Frame 1 (no input): blank canvas, image omitted
Frame 60 (no input): blank canvas, image omitted
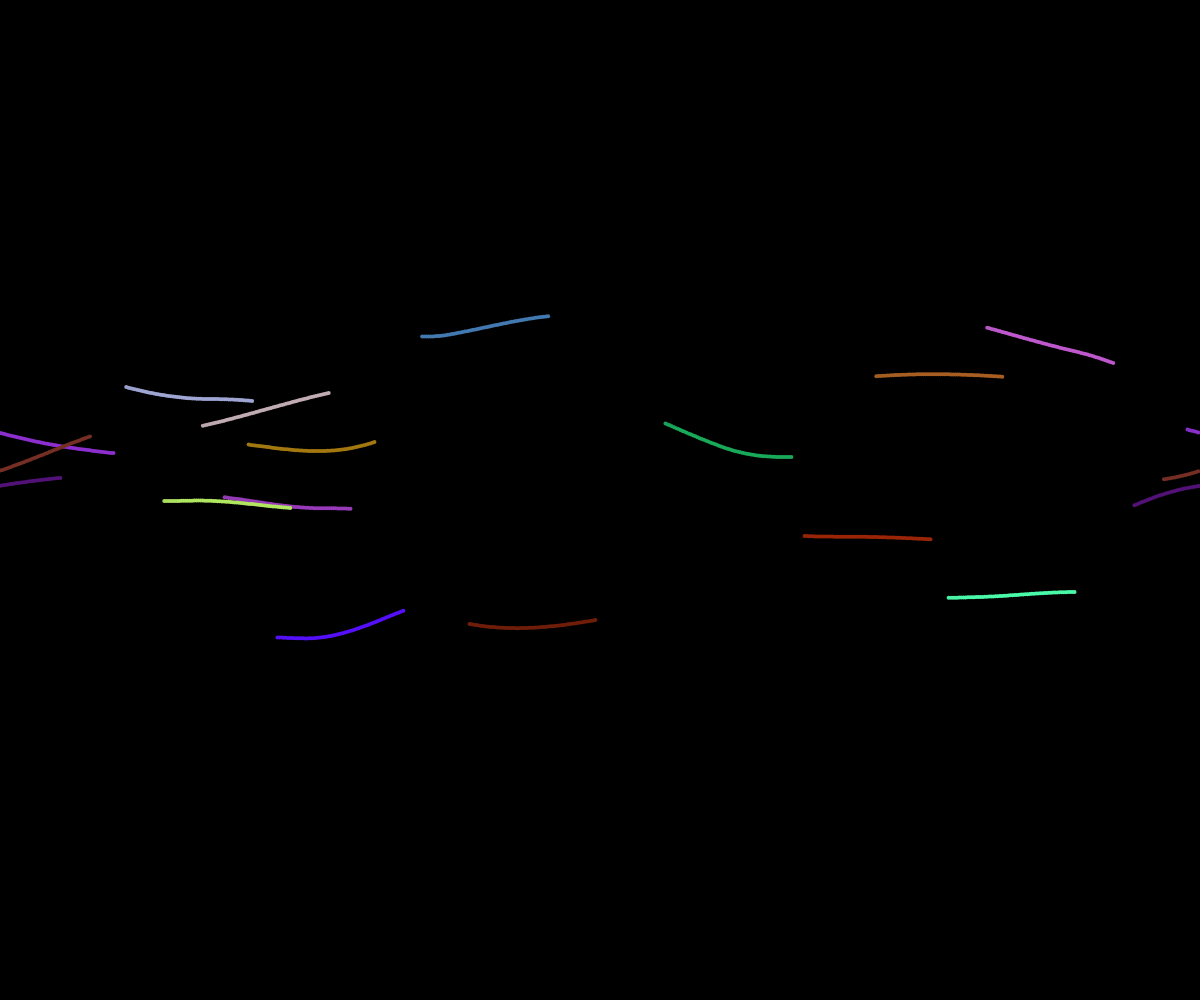
Frame 120 (the mouse pressed at the canvas centre since frame 60)

The p5.js sketch whose frames 1 and 60 were blank and that drew this single picture after the mouse press (run headless with seeded random() and noise() and a simulated clock; from frame 60 on, the mouse is pressed at the canvas centre):

// p5.js sketch
// ── sketch.js
const noiseScale = 1.0;
const pointCount = 16;

let seed = 0;
let pointCoords = [];

function squared(x){
  return x * x;
}

function mix(x, y, z){
  return x + (y - x) *z;
}

function coordFract(x, axis){
  // return x;
  return fract(x / axis) * axis;
}

function perlinCustom(x){
  return noise(x) * 2.0 - 1.0;
}

function setup(){
  createCanvas(windowWidth, windowHeight);
  
  background(0);
}

function draw(){
  background(0, 0, 0, exp(-frameCount * 0.01));
  
  noStroke();
  
  let secondTime = millis() * 0.001;

  for(let i = 0; i < pointCoords.length; i++){
    let currPointX = pointCoords[i][0];
    let currPointY = pointCoords[i][1];
    
    currPointX += secondTime * 128.0;
    currPointY += map(noise(secondTime * 0.125 + pointCoords[i][2] * 128.0), 0, 1, -256, 256);
  
    stroke(0, 0, 0, 0);
    fill(pointCoords[i][4], pointCoords[i][5], pointCoords[i][6]);
    circle(
      coordFract(currPointX, width),
      coordFract(currPointY, height),
      4
    );
  }
}

function mousePressed(){
  for(let i = 0; i < pointCount; i++){
    let currPointX = random(windowWidth);
    let currPointY = random(windowHeight * 0.4, windowHeight * 0.6);

    let colorR = random(255.0);
    let colorG = random(255.0);
    let colorB = random(255.0);

    pointCoords.push([currPointX, currPointY, random(-1.0, 1.0), 0, colorR, colorG, colorB]);
  }
}
